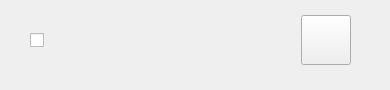
<?xml version="1.0" encoding="UTF-8"?>
<ui version="4.0">
 <class>Form</class>
 <widget class="QWidget" name="Form">
  <property name="geometry">
   <rect>
    <x>0</x>
    <y>0</y>
    <width>390</width>
    <height>90</height>
   </rect>
  </property>
  <property name="windowTitle">
   <string>Form</string>
  </property>
  <widget class="QWidget" name="horizontalLayoutWidget">
   <property name="geometry">
    <rect>
     <x>30</x>
     <y>10</y>
     <width>321</width>
     <height>61</height>
    </rect>
   </property>
   <layout class="QHBoxLayout" name="horizontalLayout">
    <item>
     <widget class="QCheckBox" name="checkBox">
      <property name="maximumSize">
       <size>
        <width>15</width>
        <height>15</height>
       </size>
      </property>
      <property name="text">
       <string/>
      </property>
     </widget>
    </item>
    <item>
     <widget class="QLabel" name="usernameLabel">
      <property name="text">
       <string/>
      </property>
     </widget>
    </item>
    <item>
     <widget class="QToolButton" name="privateChatButton">
      <property name="maximumSize">
       <size>
        <width>50</width>
        <height>50</height>
       </size>
      </property>
      <property name="text">
       <string/>
      </property>
      <property name="icon">
       <iconset theme="accessories-text-editor">
        <normaloff>../../../Downloads/chatButtonWhite.png</normaloff>../../../Downloads/chatButtonWhite.png</iconset>
      </property>
      <property name="iconSize">
       <size>
        <width>35</width>
        <height>35</height>
       </size>
      </property>
     </widget>
    </item>
   </layout>
  </widget>
 </widget>
 <resources/>
 <connections/>
</ui>
